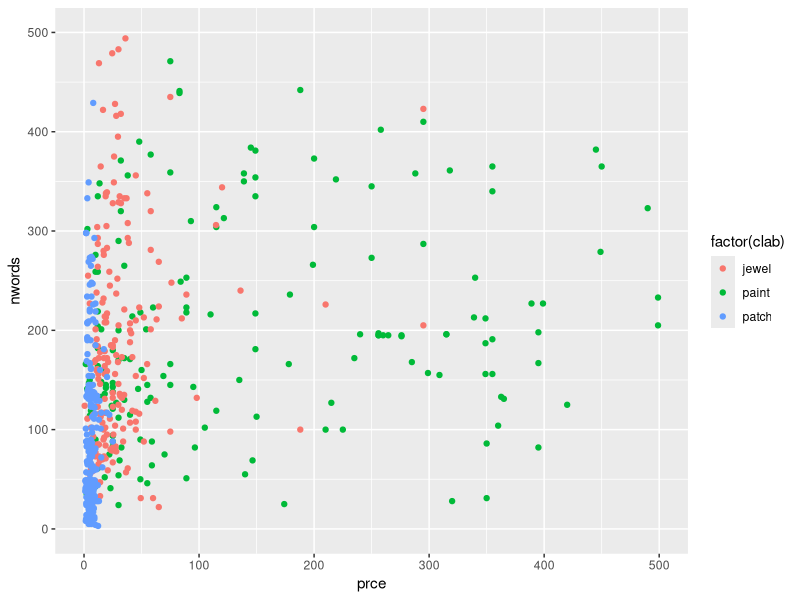
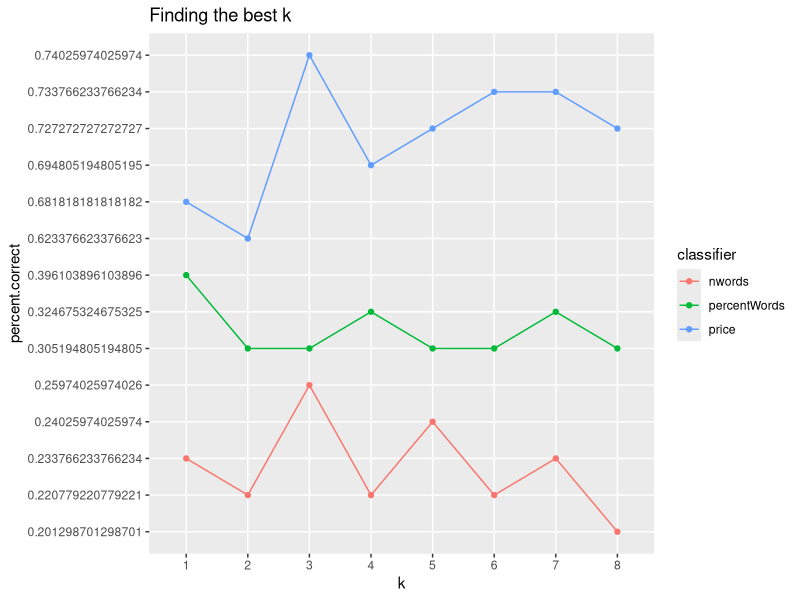
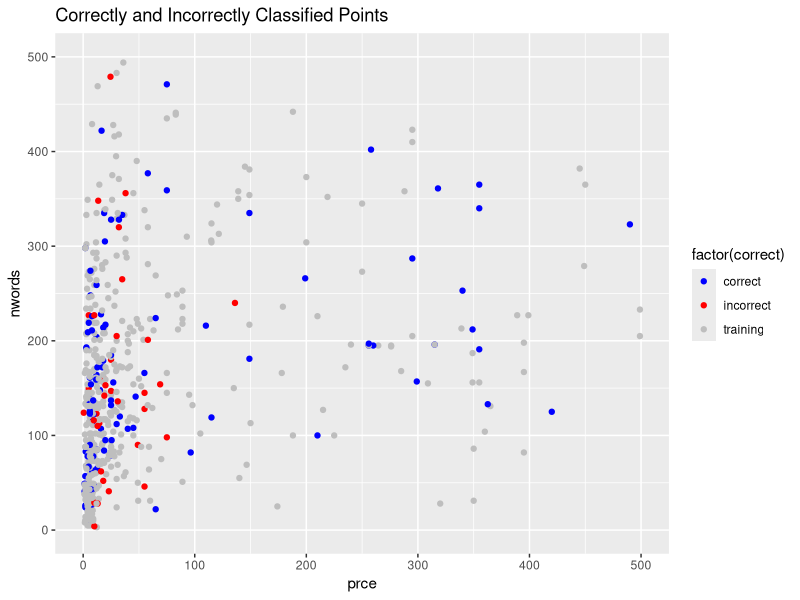

Recreate these plots in R, in order.
## ---- chunk 1
library(ggplot2)
setwd("/Users/Linna/Documents")
paint <- read.csv("stat598paintings.csv", header = T)
paint$class <- rep("paint", nrow(paint))
jewel <- read.csv("stat598jewelry.csv", header = T)
jewel$class <- rep("jewel", nrow(jewel))
patch <- read.csv("stat598patches.csv", header = T)
patch$class <- rep("patch", nrow(patch))
dataset <- rbind(paint, jewel, patch)

#split up words

numbers <- c("0", "1", "2", "3", "4", "5", "6", "7", "8", "9")

#data cleaning
dscrps <- as.character(dataset$pdescrip)
m <- strsplit(dscrps, split = " ")
nwords <- rep(NA, length(m))
for(i in 1:length(m)){
	#print(i)
	currdes <- m[[i]]
	currdes <- currdes[currdes != "\n"]
	currdes <- currdes[currdes != ""]
	currdes <- tolower(currdes)
	empvec <- rep(NA, length(currdes))
	for(j in 1:length(currdes)){
		currword <- strsplit(currdes[j], "")
		currword <- currword[[1]]
		currword <- currword[currword %in% letters | currword %in% numbers]
		currword <- paste0(currword, collapse = "")
		empvec[j] <- currword
	}	
	m[[i]] <- empvec	
	nwords[i] <- length(m[[i]])
}	

prce <- as.character(dataset$pprice)
noty <- c(" ", "$", "U", "S", "D", ",")
for(i in 1:length(prce)){
	currprce <- prce[i]
	currprce <- strsplit(currprce, "")
	currprce <- currprce[[1]]
	currprce <- currprce[!(currprce %in% noty)]
	currprce <- paste0(currprce, collapse = "")	
	prce[i] <- as.double(currprce)
}	
prce <- as.double(prce)
clab <- dataset$class
dataset$price <- prce
## ---- chunk 2
splot <- list(nwords=nwords, prce=prce, clab=clab)
splot <- as.data.frame(splot)
plt <- ggplot(splot) + geom_point(aes(x=prce, y=nwords, colour = factor(clab)))
plt + scale_x_continuous(limits=c(0,500)) + scale_y_continuous(limits=c(0,500))
## ---- chunk 3
set.seed(100)
tlist <- sample(0:615, 462)
train <- dataset[tlist, ]
test <- dataset[-tlist,]
mtrain <- list()
mtest <- list()
trcount <- 1
tecount <- 1
tindex <- 1:615
teind <- tindex[-tlist]
for(i in 1:615){
  if(i %in% tlist){
    mtrain[[trcount]] <- m[i] #contains words in the description
    trcount <- trcount + 1
  }
  else{
    mtest[[tecount]] <- m[i]
    tecount <- tecount + 1
  }
}
## ---- chunk 4
distmat <- matrix(0, length(mtest), length(mtrain)) #number of similar words
ndistmat <- matrix(0, length(mtest), length(mtrain))
pmat <- matrix(0, length(mtest), length(mtrain))
for(i in 1:length(mtest)){
	for(j in 1:length(mtrain)){
		distmat[i,j] <- sum(mtest[[i]][[1]] %in% mtrain[[j]][[1]])
		pmat[i,j] <- distmat[i,j]/length(mtest[[i]][[1]])
		ndistmat[i,j] <- length(mtest[[i]][[1]]) - distmat[i,j]
	}
}	
## ---- chunk 5
cpclass <- rep(NA, 5)
cdclass <- rep(NA, 5)
cdpclass <- rep(NA, 5)
for(k in 1:8){
  pclassification <- rep(NA, length(teind))
  dclassification <- rep(NA, length(teind))
  dpclassification <- rep(NA, length(teind))
  for(i in 1:length(teind)){
    #by price
    cpce <- abs(test$price[i] - train$price)
    psort <- sort(cpce, index.return = T)
    pclassif <- train$class[psort$ix[1:k]] 
    pcl <- summary(as.factor(pclassif)) #find majority
    pclassification[i] <- names(pcl[pcl == max(pcl)][1])
  
    #by number of similar words
    dsort <- sort(distmat[i,], index.return = T, decreasing = T)
    dclassif <- train$class[dsort$ix[1:k]]
    dcl <- summary(as.factor(dclassif))
    dclassification[i] <- names(dcl[dcl==max(dcl)][1])
    
    #by percent of similar words
    dpsort <- sort(pmat[i,], index.return = T)
    dpclassif <- train$class[dpsort$ix[1:k]]
    dpcl <- summary(as.factor(dpclassif))
    dpclassification[i] <- names(dpcl[dpcl==max(dpcl)][1])
  }

  cpclass[k] <- sum(pclassification == test$class)/nrow(distmat)
  cdclass[k] <- sum(dclassification == test$class)/nrow(distmat)
  cdpclass[k] <- sum(dpclassification == test$class)/nrow(distmat)
}

total <- data.frame(cbind(rep(1:8,3), c(cpclass, cdclass, cdpclass), rep(c("price", "nwords", "percentWords"), each = 8)))
names(total) <- c("k", "percent.correct", "classifier")
ggplot(data=total, aes(x=k, y=percent.correct, colour=classifier)) + geom_line(aes(group = classifier)) + geom_point() + labs(title = "Finding the best k")
## ---- chunk 6
pclassification <- rep(NA, length(teind))
k<- 5
for(i in 1:length(teind)){
    cpce <- abs(test$price[i] - train$price)
    psort <- sort(cpce, index.return = T)
    pclassif <- train$class[psort$ix[1:k]] #k = 1
    pcl <- summary(as.factor(pclassif)) #find majority
    pclassification[i] <- names(pcl[pcl == max(pcl)][1])
}
## ---- chunk 7
correct <- rep("incorrect", nrow(dataset))
correct[tlist] <- "training"
corr <- rep("incorrect", length(teind))
corr[pclassification == test$class] <- "correct"
correct[teind] <- corr
dataset$correct <- correct
ggplot(dataset) + geom_point(aes(x=prce, y=nwords, colour = factor(correct))) + scale_x_continuous(limits=c(0,500)) + scale_y_continuous(limits=c(0,500)) + scale_colour_manual(values = c("incorrect" = 'red', 'correct' = 'blue', 'training' = 'grey')) + labs(title = "Correctly and Incorrectly Classified Points") 
## ---- chunk 8
pclagain <- rep(NA, length(teind))
k<- 5
find <- c(2,2)
for(i in 1:length(teind)){
    cpce <- abs(test$price[i] - train$price)
    psort <- sort(cpce, index.return = T)
    pclassif <- train$class[psort$ix[1:k]] #k = 1
    pcl <- summary(as.factor(pclassif)) #find majority
    if(sum(pcl %in% find) > 0){ #theres a tie
      dpsort <- sort(pmat[i,], index.return = T)
      dpclassif <- train$class[dpsort$ix[1:k]]
      dpcl <- summary(as.factor(dpclassif))
      pclagain[i] <- names(dpcl[dpcl==max(dpcl)][1]) 
    }
    else{
      pclagain[i] <- names(pcl[pcl == max(pcl)][1])
    }  
}
sum(pclagain == test$class)/nrow(test)
